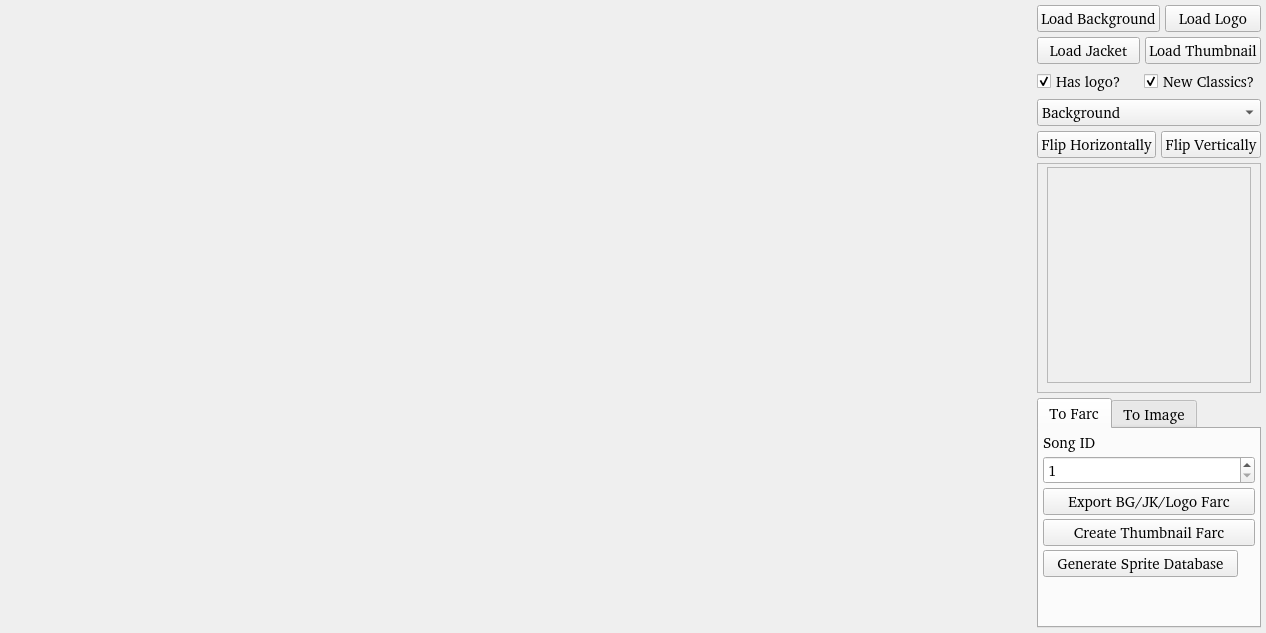
<?xml version="1.0" encoding="UTF-8"?>
<ui version="4.0">
 <class>MainWindow</class>
 <widget class="QMainWindow" name="MainWindow">
  <property name="windowModality">
   <enum>Qt::WindowModality::NonModal</enum>
  </property>
  <property name="geometry">
   <rect>
    <x>0</x>
    <y>0</y>
    <width>1266</width>
    <height>633</height>
   </rect>
  </property>
  <property name="sizePolicy">
   <sizepolicy hsizetype="Fixed" vsizetype="Fixed">
    <horstretch>0</horstretch>
    <verstretch>0</verstretch>
   </sizepolicy>
  </property>
  <property name="minimumSize">
   <size>
    <width>1266</width>
    <height>633</height>
   </size>
  </property>
  <property name="sizeIncrement">
   <size>
    <width>0</width>
    <height>0</height>
   </size>
  </property>
  <property name="baseSize">
   <size>
    <width>1200</width>
    <height>600</height>
   </size>
  </property>
  <property name="font">
   <font>
    <family>Nimbus Sans Narrow [UKWN]</family>
    <pointsize>11</pointsize>
    <bold>false</bold>
    <kerning>true</kerning>
   </font>
  </property>
  <property name="acceptDrops">
   <bool>false</bool>
  </property>
  <property name="windowTitle">
   <string notr="true">Megamix Sprite Helper</string>
  </property>
  <property name="windowIcon">
   <iconset resource="../resources.qrc">
    <normaloff>:/icon/Icon-red.png</normaloff>:/icon/Icon-red.png</iconset>
  </property>
  <property name="autoFillBackground">
   <bool>true</bool>
  </property>
  <property name="locale">
   <locale language="English" country="Europe"/>
  </property>
  <property name="animated">
   <bool>true</bool>
  </property>
  <property name="documentMode">
   <bool>false</bool>
  </property>
  <widget class="QWidget" name="grid">
   <property name="enabled">
    <bool>true</bool>
   </property>
   <property name="sizePolicy">
    <sizepolicy hsizetype="MinimumExpanding" vsizetype="MinimumExpanding">
     <horstretch>0</horstretch>
     <verstretch>0</verstretch>
    </sizepolicy>
   </property>
   <property name="minimumSize">
    <size>
     <width>0</width>
     <height>0</height>
    </size>
   </property>
   <property name="sizeIncrement">
    <size>
     <width>0</width>
     <height>0</height>
    </size>
   </property>
   <property name="baseSize">
    <size>
     <width>0</width>
     <height>0</height>
    </size>
   </property>
   <property name="autoFillBackground">
    <bool>false</bool>
   </property>
   <layout class="QHBoxLayout" name="horizontalLayout_5">
    <property name="spacing">
     <number>5</number>
    </property>
    <property name="leftMargin">
     <number>5</number>
    </property>
    <property name="topMargin">
     <number>5</number>
    </property>
    <property name="rightMargin">
     <number>5</number>
    </property>
    <property name="bottomMargin">
     <number>5</number>
    </property>
    <item>
     <layout class="QGridLayout" name="image_grid" rowstretch="0,0" columnstretch="0,0">
      <property name="sizeConstraint">
       <enum>QLayout::SizeConstraint::SetDefaultConstraint</enum>
      </property>
      <property name="leftMargin">
       <number>0</number>
      </property>
      <property name="topMargin">
       <number>0</number>
      </property>
      <property name="rightMargin">
       <number>0</number>
      </property>
      <property name="bottomMargin">
       <number>0</number>
      </property>
      <property name="spacing">
       <number>5</number>
      </property>
      <item row="1" column="0">
       <widget class="QLabel_clickable" name="mm_result_preview">
        <property name="sizePolicy">
         <sizepolicy hsizetype="Ignored" vsizetype="Ignored">
          <horstretch>1</horstretch>
          <verstretch>1</verstretch>
         </sizepolicy>
        </property>
        <property name="minimumSize">
         <size>
          <width>256</width>
          <height>144</height>
         </size>
        </property>
        <property name="maximumSize">
         <size>
          <width>1920</width>
          <height>1080</height>
         </size>
        </property>
        <property name="sizeIncrement">
         <size>
          <width>0</width>
          <height>0</height>
         </size>
        </property>
        <property name="baseSize">
         <size>
          <width>640</width>
          <height>360</height>
         </size>
        </property>
        <property name="text">
         <string/>
        </property>
        <property name="scaledContents">
         <bool>true</bool>
        </property>
       </widget>
      </item>
      <item row="0" column="0">
       <widget class="QLabel_clickable" name="mm_song_selector_preview">
        <property name="sizePolicy">
         <sizepolicy hsizetype="Ignored" vsizetype="Ignored">
          <horstretch>1</horstretch>
          <verstretch>1</verstretch>
         </sizepolicy>
        </property>
        <property name="minimumSize">
         <size>
          <width>256</width>
          <height>144</height>
         </size>
        </property>
        <property name="maximumSize">
         <size>
          <width>1920</width>
          <height>1080</height>
         </size>
        </property>
        <property name="sizeIncrement">
         <size>
          <width>0</width>
          <height>0</height>
         </size>
        </property>
        <property name="baseSize">
         <size>
          <width>640</width>
          <height>360</height>
         </size>
        </property>
        <property name="text">
         <string/>
        </property>
        <property name="scaledContents">
         <bool>true</bool>
        </property>
       </widget>
      </item>
      <item row="1" column="1">
       <widget class="QLabel_clickable" name="ft_result_preview">
        <property name="sizePolicy">
         <sizepolicy hsizetype="Ignored" vsizetype="Ignored">
          <horstretch>1</horstretch>
          <verstretch>1</verstretch>
         </sizepolicy>
        </property>
        <property name="minimumSize">
         <size>
          <width>256</width>
          <height>144</height>
         </size>
        </property>
        <property name="maximumSize">
         <size>
          <width>1920</width>
          <height>1080</height>
         </size>
        </property>
        <property name="sizeIncrement">
         <size>
          <width>0</width>
          <height>0</height>
         </size>
        </property>
        <property name="baseSize">
         <size>
          <width>640</width>
          <height>360</height>
         </size>
        </property>
        <property name="text">
         <string/>
        </property>
        <property name="scaledContents">
         <bool>true</bool>
        </property>
       </widget>
      </item>
      <item row="0" column="1">
       <widget class="QLabel_clickable" name="ft_song_selector_preview">
        <property name="sizePolicy">
         <sizepolicy hsizetype="Ignored" vsizetype="Ignored">
          <horstretch>1</horstretch>
          <verstretch>1</verstretch>
         </sizepolicy>
        </property>
        <property name="minimumSize">
         <size>
          <width>256</width>
          <height>144</height>
         </size>
        </property>
        <property name="maximumSize">
         <size>
          <width>1920</width>
          <height>1080</height>
         </size>
        </property>
        <property name="sizeIncrement">
         <size>
          <width>0</width>
          <height>0</height>
         </size>
        </property>
        <property name="baseSize">
         <size>
          <width>640</width>
          <height>360</height>
         </size>
        </property>
        <property name="text">
         <string/>
        </property>
        <property name="scaledContents">
         <bool>true</bool>
        </property>
       </widget>
      </item>
     </layout>
    </item>
    <item>
     <layout class="QVBoxLayout" name="load_buttons_box">
      <property name="spacing">
       <number>5</number>
      </property>
      <property name="sizeConstraint">
       <enum>QLayout::SizeConstraint::SetDefaultConstraint</enum>
      </property>
      <item>
       <layout class="QHBoxLayout" name="horizontalLayout">
        <item>
         <widget class="QPushButton" name="load_background_button">
          <property name="text">
           <string>Load Background</string>
          </property>
         </widget>
        </item>
        <item>
         <widget class="QPushButton" name="load_logo_button">
          <property name="text">
           <string>Load Logo</string>
          </property>
         </widget>
        </item>
       </layout>
      </item>
      <item>
       <layout class="QHBoxLayout" name="load_buttons_box_row2">
        <property name="spacing">
         <number>5</number>
        </property>
        <item>
         <widget class="QPushButton" name="load_jacket_button">
          <property name="text">
           <string>Load Jacket</string>
          </property>
         </widget>
        </item>
        <item>
         <widget class="QPushButton" name="load_thumbnail_button">
          <property name="text">
           <string>Load Thumbnail</string>
          </property>
         </widget>
        </item>
       </layout>
      </item>
      <item>
       <layout class="QHBoxLayout" name="load_buttons_box_row3">
        <property name="spacing">
         <number>5</number>
        </property>
        <property name="sizeConstraint">
         <enum>QLayout::SizeConstraint::SetMinimumSize</enum>
        </property>
        <property name="topMargin">
         <number>0</number>
        </property>
        <item>
         <widget class="QCheckBox" name="has_logo_checkbox">
          <property name="text">
           <string>Has logo?</string>
          </property>
          <property name="checkable">
           <bool>true</bool>
          </property>
          <property name="checked">
           <bool>true</bool>
          </property>
         </widget>
        </item>
        <item>
         <widget class="QCheckBox" name="new_classics_checkbox">
          <property name="text">
           <string>New Classics?</string>
          </property>
          <property name="checked">
           <bool>true</bool>
          </property>
         </widget>
        </item>
       </layout>
      </item>
      <item>
       <widget class="QComboBox" name="current_sprite_combobox">
        <property name="currentIndex">
         <number>1</number>
        </property>
        <item>
         <property name="text">
          <string>Jacket</string>
         </property>
        </item>
        <item>
         <property name="text">
          <string>Background</string>
         </property>
        </item>
        <item>
         <property name="text">
          <string>Thumbnail</string>
         </property>
        </item>
        <item>
         <property name="text">
          <string>Logo</string>
         </property>
        </item>
       </widget>
      </item>
      <item>
       <layout class="QHBoxLayout" name="horizontalLayout_2">
        <property name="topMargin">
         <number>0</number>
        </property>
        <item>
         <widget class="QPushButton" name="flip_horizontal_button">
          <property name="text">
           <string>Flip Horizontally</string>
          </property>
         </widget>
        </item>
        <item>
         <widget class="QPushButton" name="flip_vertical_button">
          <property name="text">
           <string>Flip Vertically</string>
          </property>
         </widget>
        </item>
       </layout>
      </item>
      <item>
       <widget class="QScrollArea" name="image_edit_scroll_area">
        <property name="enabled">
         <bool>true</bool>
        </property>
        <property name="sizePolicy">
         <sizepolicy hsizetype="Preferred" vsizetype="Preferred">
          <horstretch>0</horstretch>
          <verstretch>0</verstretch>
         </sizepolicy>
        </property>
        <property name="minimumSize">
         <size>
          <width>0</width>
          <height>229</height>
         </size>
        </property>
        <property name="autoFillBackground">
         <bool>false</bool>
        </property>
        <property name="frameShape">
         <enum>QFrame::Shape::StyledPanel</enum>
        </property>
        <property name="frameShadow">
         <enum>QFrame::Shadow::Sunken</enum>
        </property>
        <property name="verticalScrollBarPolicy">
         <enum>Qt::ScrollBarPolicy::ScrollBarAsNeeded</enum>
        </property>
        <property name="horizontalScrollBarPolicy">
         <enum>Qt::ScrollBarPolicy::ScrollBarAlwaysOff</enum>
        </property>
        <property name="sizeAdjustPolicy">
         <enum>QAbstractScrollArea::SizeAdjustPolicy::AdjustToContents</enum>
        </property>
        <property name="widgetResizable">
         <bool>true</bool>
        </property>
        <property name="alignment">
         <set>Qt::AlignmentFlag::AlignBottom|Qt::AlignmentFlag::AlignLeading|Qt::AlignmentFlag::AlignLeft</set>
        </property>
        <widget class="QWidget" name="image_edit_area_widget_properties">
         <property name="geometry">
          <rect>
           <x>0</x>
           <y>0</y>
           <width>196</width>
           <height>227</height>
          </rect>
         </property>
         <property name="sizePolicy">
          <sizepolicy hsizetype="Preferred" vsizetype="Minimum">
           <horstretch>0</horstretch>
           <verstretch>0</verstretch>
          </sizepolicy>
         </property>
         <property name="minimumSize">
          <size>
           <width>0</width>
           <height>220</height>
          </size>
         </property>
         <property name="maximumSize">
          <size>
           <width>16777215</width>
           <height>16777215</height>
          </size>
         </property>
         <property name="sizeIncrement">
          <size>
           <width>0</width>
           <height>-31072</height>
          </size>
         </property>
         <property name="baseSize">
          <size>
           <width>0</width>
           <height>-31072</height>
          </size>
         </property>
         <property name="contextMenuPolicy">
          <enum>Qt::ContextMenuPolicy::DefaultContextMenu</enum>
         </property>
         <property name="autoFillBackground">
          <bool>true</bool>
         </property>
         <layout class="QVBoxLayout" name="verticalLayout">
          <property name="sizeConstraint">
           <enum>QLayout::SizeConstraint::SetDefaultConstraint</enum>
          </property>
          <property name="topMargin">
           <number>3</number>
          </property>
          <property name="bottomMargin">
           <number>9</number>
          </property>
          <item>
           <widget class="QStackedWidget" name="sprite_controls">
            <property name="sizePolicy">
             <sizepolicy hsizetype="Preferred" vsizetype="Preferred">
              <horstretch>0</horstretch>
              <verstretch>0</verstretch>
             </sizepolicy>
            </property>
            <property name="maximumSize">
             <size>
              <width>16777215</width>
              <height>25000</height>
             </size>
            </property>
            <property name="currentIndex">
             <number>1</number>
            </property>
            <widget class="QWidget" name="jacket_tab">
             <layout class="QVBoxLayout" name="verticalLayout_5">
              <property name="spacing">
               <number>0</number>
              </property>
              <property name="leftMargin">
               <number>0</number>
              </property>
              <property name="topMargin">
               <number>0</number>
              </property>
              <property name="rightMargin">
               <number>0</number>
              </property>
              <property name="bottomMargin">
               <number>0</number>
              </property>
              <item>
               <widget class="QScrollArea" name="jacket_tab_scrollarea">
                <property name="widgetResizable">
                 <bool>true</bool>
                </property>
                <widget class="QWidget" name="jacket_scrollarea_contents">
                 <property name="geometry">
                  <rect>
                   <x>0</x>
                   <y>0</y>
                   <width>176</width>
                   <height>213</height>
                  </rect>
                 </property>
                 <layout class="QVBoxLayout" name="verticalLayout_10"/>
                </widget>
               </widget>
              </item>
             </layout>
            </widget>
            <widget class="QWidget" name="background_tab">
             <layout class="QVBoxLayout" name="verticalLayout_2">
              <property name="spacing">
               <number>0</number>
              </property>
              <property name="leftMargin">
               <number>0</number>
              </property>
              <property name="topMargin">
               <number>0</number>
              </property>
              <property name="rightMargin">
               <number>0</number>
              </property>
              <property name="bottomMargin">
               <number>0</number>
              </property>
              <item>
               <widget class="QScrollArea" name="background_tab_scrollarea">
                <property name="widgetResizable">
                 <bool>true</bool>
                </property>
                <widget class="QWidget" name="background_scrollarea_contents">
                 <property name="geometry">
                  <rect>
                   <x>0</x>
                   <y>0</y>
                   <width>176</width>
                   <height>213</height>
                  </rect>
                 </property>
                 <layout class="QVBoxLayout" name="verticalLayout_8"/>
                </widget>
               </widget>
              </item>
             </layout>
            </widget>
            <widget class="QWidget" name="thumbnail_tab">
             <layout class="QVBoxLayout" name="verticalLayout_7">
              <property name="spacing">
               <number>0</number>
              </property>
              <property name="leftMargin">
               <number>0</number>
              </property>
              <property name="topMargin">
               <number>0</number>
              </property>
              <property name="rightMargin">
               <number>0</number>
              </property>
              <property name="bottomMargin">
               <number>0</number>
              </property>
              <item>
               <widget class="QScrollArea" name="thumbnail_tab_scrollarea">
                <property name="widgetResizable">
                 <bool>true</bool>
                </property>
                <widget class="QWidget" name="thumbnail_scrollarea_contents">
                 <property name="geometry">
                  <rect>
                   <x>0</x>
                   <y>0</y>
                   <width>176</width>
                   <height>213</height>
                  </rect>
                 </property>
                 <layout class="QVBoxLayout" name="verticalLayout_12"/>
                </widget>
               </widget>
              </item>
             </layout>
            </widget>
            <widget class="QWidget" name="logo_tab">
             <layout class="QVBoxLayout" name="verticalLayout_6">
              <property name="spacing">
               <number>0</number>
              </property>
              <property name="leftMargin">
               <number>0</number>
              </property>
              <property name="topMargin">
               <number>0</number>
              </property>
              <property name="rightMargin">
               <number>0</number>
              </property>
              <property name="bottomMargin">
               <number>0</number>
              </property>
              <item>
               <widget class="QScrollArea" name="logo_tab_scrollarea">
                <property name="widgetResizable">
                 <bool>true</bool>
                </property>
                <widget class="QWidget" name="logo_scrollarea_contents">
                 <property name="geometry">
                  <rect>
                   <x>0</x>
                   <y>0</y>
                   <width>176</width>
                   <height>213</height>
                  </rect>
                 </property>
                 <layout class="QVBoxLayout" name="verticalLayout_11"/>
                </widget>
               </widget>
              </item>
             </layout>
            </widget>
           </widget>
          </item>
         </layout>
        </widget>
       </widget>
      </item>
      <item>
       <layout class="QVBoxLayout" name="image_tab_vertical_layout">
        <property name="spacing">
         <number>5</number>
        </property>
        <item>
         <widget class="QTabWidget" name="export_controls">
          <property name="sizePolicy">
           <sizepolicy hsizetype="Ignored" vsizetype="Preferred">
            <horstretch>0</horstretch>
            <verstretch>0</verstretch>
           </sizepolicy>
          </property>
          <property name="tabPosition">
           <enum>QTabWidget::TabPosition::North</enum>
          </property>
          <property name="currentIndex">
           <number>0</number>
          </property>
          <property name="iconSize">
           <size>
            <width>16</width>
            <height>16</height>
           </size>
          </property>
          <property name="elideMode">
           <enum>Qt::TextElideMode::ElideNone</enum>
          </property>
          <property name="documentMode">
           <bool>false</bool>
          </property>
          <widget class="QWidget" name="to_farc_tab">
           <attribute name="title">
            <string>To Farc</string>
           </attribute>
           <layout class="QVBoxLayout" name="verticalLayout_3">
            <property name="spacing">
             <number>4</number>
            </property>
            <property name="leftMargin">
             <number>4</number>
            </property>
            <property name="topMargin">
             <number>4</number>
            </property>
            <property name="rightMargin">
             <number>4</number>
            </property>
            <property name="bottomMargin">
             <number>4</number>
            </property>
            <item>
             <widget class="QLabel" name="song_id_label">
              <property name="sizePolicy">
               <sizepolicy hsizetype="Preferred" vsizetype="Maximum">
                <horstretch>0</horstretch>
                <verstretch>0</verstretch>
               </sizepolicy>
              </property>
              <property name="text">
               <string>Song ID</string>
              </property>
             </widget>
            </item>
            <item>
             <widget class="QDoubleSpinBox" name="farc_song_id_spinbox">
              <property name="decimals">
               <number>0</number>
              </property>
              <property name="minimum">
               <double>1.000000000000000</double>
              </property>
              <property name="maximum">
               <double>4294967295.000000000000000</double>
              </property>
              <property name="value">
               <double>1.000000000000000</double>
              </property>
             </widget>
            </item>
            <item>
             <widget class="QPushButton" name="farc_export_button">
              <property name="text">
               <string>Export BG/JK/Logo Farc</string>
              </property>
             </widget>
            </item>
            <item>
             <widget class="QPushButton" name="farc_create_thumbnail_button">
              <property name="text">
               <string>Create Thumbnail Farc</string>
              </property>
             </widget>
            </item>
            <item>
             <widget class="QPushButton" name="generate_spr_db_button">
              <property name="maximumSize">
               <size>
                <width>195</width>
                <height>16777215</height>
               </size>
              </property>
              <property name="layoutDirection">
               <enum>Qt::LayoutDirection::LeftToRight</enum>
              </property>
              <property name="text">
               <string>Generate Sprite Database</string>
              </property>
             </widget>
            </item>
            <item>
             <spacer name="verticalSpacer">
              <property name="orientation">
               <enum>Qt::Orientation::Vertical</enum>
              </property>
              <property name="sizeType">
               <enum>QSizePolicy::Policy::Expanding</enum>
              </property>
              <property name="sizeHint" stdset="0">
               <size>
                <width>0</width>
                <height>0</height>
               </size>
              </property>
             </spacer>
            </item>
           </layout>
          </widget>
          <widget class="QWidget" name="to_image_tab">
           <attribute name="title">
            <string>To Image</string>
           </attribute>
           <layout class="QVBoxLayout" name="verticalLayout_4">
            <property name="spacing">
             <number>4</number>
            </property>
            <property name="leftMargin">
             <number>4</number>
            </property>
            <property name="topMargin">
             <number>4</number>
            </property>
            <property name="rightMargin">
             <number>4</number>
            </property>
            <property name="bottomMargin">
             <number>4</number>
            </property>
            <item>
             <widget class="QPushButton" name="open_preview_button">
              <property name="text">
               <string>Open preview externally</string>
              </property>
             </widget>
            </item>
            <item>
             <widget class="QPushButton" name="copy_to_clipboard_button">
              <property name="sizePolicy">
               <sizepolicy hsizetype="Fixed" vsizetype="Fixed">
                <horstretch>0</horstretch>
                <verstretch>0</verstretch>
               </sizepolicy>
              </property>
              <property name="maximumSize">
               <size>
                <width>195</width>
                <height>16777215</height>
               </size>
              </property>
              <property name="layoutDirection">
               <enum>Qt::LayoutDirection::LeftToRight</enum>
              </property>
              <property name="text">
               <string>Copy preview to clipboard</string>
              </property>
             </widget>
            </item>
            <item>
             <widget class="QPushButton" name="export_thumbnail_button">
              <property name="sizePolicy">
               <sizepolicy hsizetype="Fixed" vsizetype="Fixed">
                <horstretch>0</horstretch>
                <verstretch>0</verstretch>
               </sizepolicy>
              </property>
              <property name="maximumSize">
               <size>
                <width>195</width>
                <height>16777215</height>
               </size>
              </property>
              <property name="layoutDirection">
               <enum>Qt::LayoutDirection::LeftToRight</enum>
              </property>
              <property name="text">
               <string>Export Thumbnail</string>
              </property>
             </widget>
            </item>
            <item>
             <widget class="QPushButton" name="export_logo_button">
              <property name="sizePolicy">
               <sizepolicy hsizetype="Fixed" vsizetype="Fixed">
                <horstretch>0</horstretch>
                <verstretch>0</verstretch>
               </sizepolicy>
              </property>
              <property name="maximumSize">
               <size>
                <width>195</width>
                <height>16777215</height>
               </size>
              </property>
              <property name="layoutDirection">
               <enum>Qt::LayoutDirection::LeftToRight</enum>
              </property>
              <property name="text">
               <string>Export Logo</string>
              </property>
             </widget>
            </item>
            <item>
             <widget class="QPushButton" name="export_background_jacket_button">
              <property name="sizePolicy">
               <sizepolicy hsizetype="Fixed" vsizetype="Fixed">
                <horstretch>0</horstretch>
                <verstretch>0</verstretch>
               </sizepolicy>
              </property>
              <property name="maximumSize">
               <size>
                <width>195</width>
                <height>16777215</height>
               </size>
              </property>
              <property name="layoutDirection">
               <enum>Qt::LayoutDirection::LeftToRight</enum>
              </property>
              <property name="text">
               <string>Export Background/Jacket</string>
              </property>
             </widget>
            </item>
            <item>
             <spacer name="verticalSpacer_2">
              <property name="orientation">
               <enum>Qt::Orientation::Vertical</enum>
              </property>
              <property name="sizeHint" stdset="0">
               <size>
                <width>0</width>
                <height>0</height>
               </size>
              </property>
             </spacer>
            </item>
           </layout>
          </widget>
         </widget>
        </item>
       </layout>
      </item>
     </layout>
    </item>
   </layout>
  </widget>
 </widget>
 <customwidgets>
  <customwidget>
   <class>QLabel_clickable</class>
   <extends>QLabel</extends>
   <header>widgets.h</header>
  </customwidget>
 </customwidgets>
 <resources>
  <include location="../resources.qrc"/>
 </resources>
 <connections/>
</ui>
